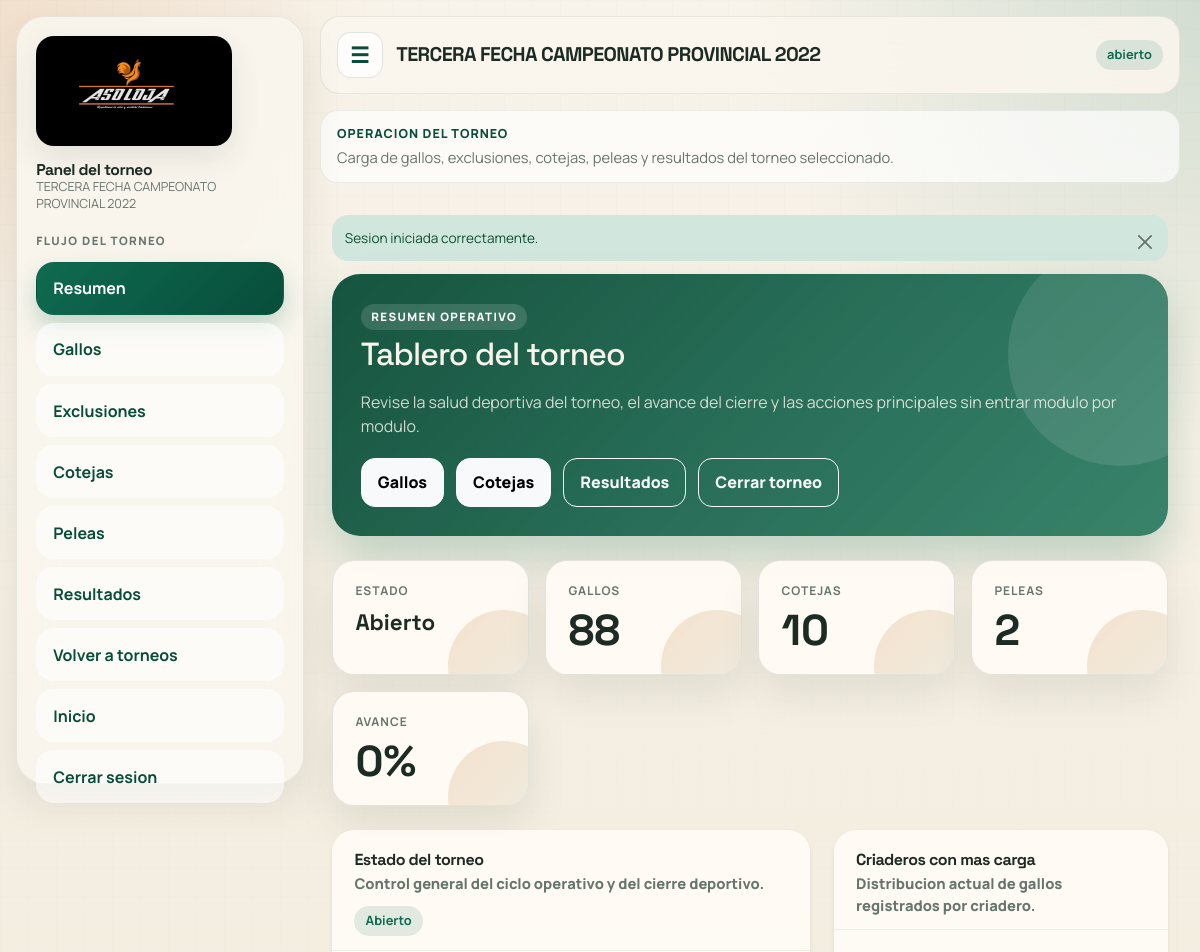
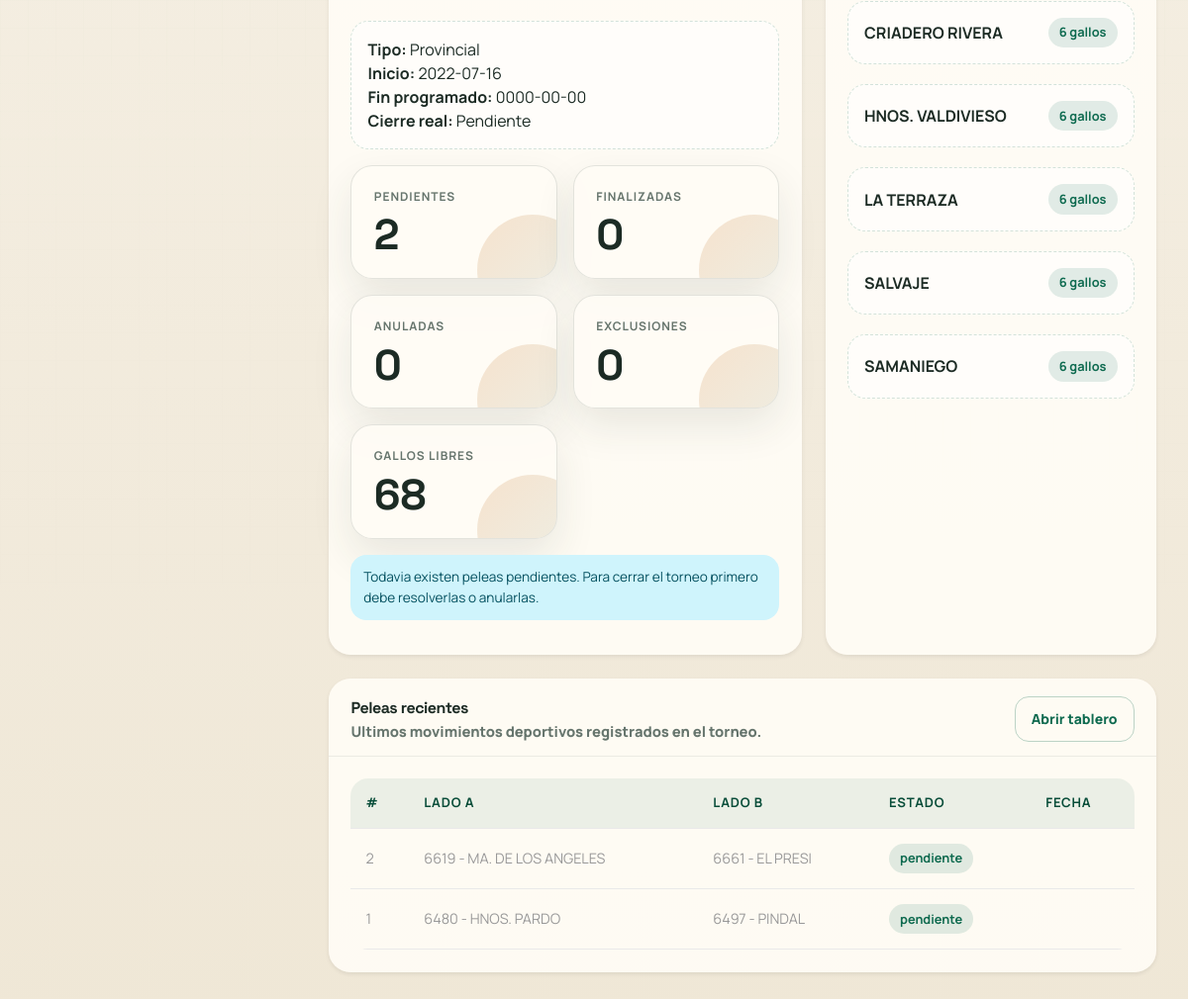
Before: /admin/secciones/torneos/dashboard.php?nombreTorneo=TERCERA+FECHA+CAMPEONATO+PROVINCIAL+2022&torneoId=2 (signed in) with the older database file (2 pictures, top to bottom).
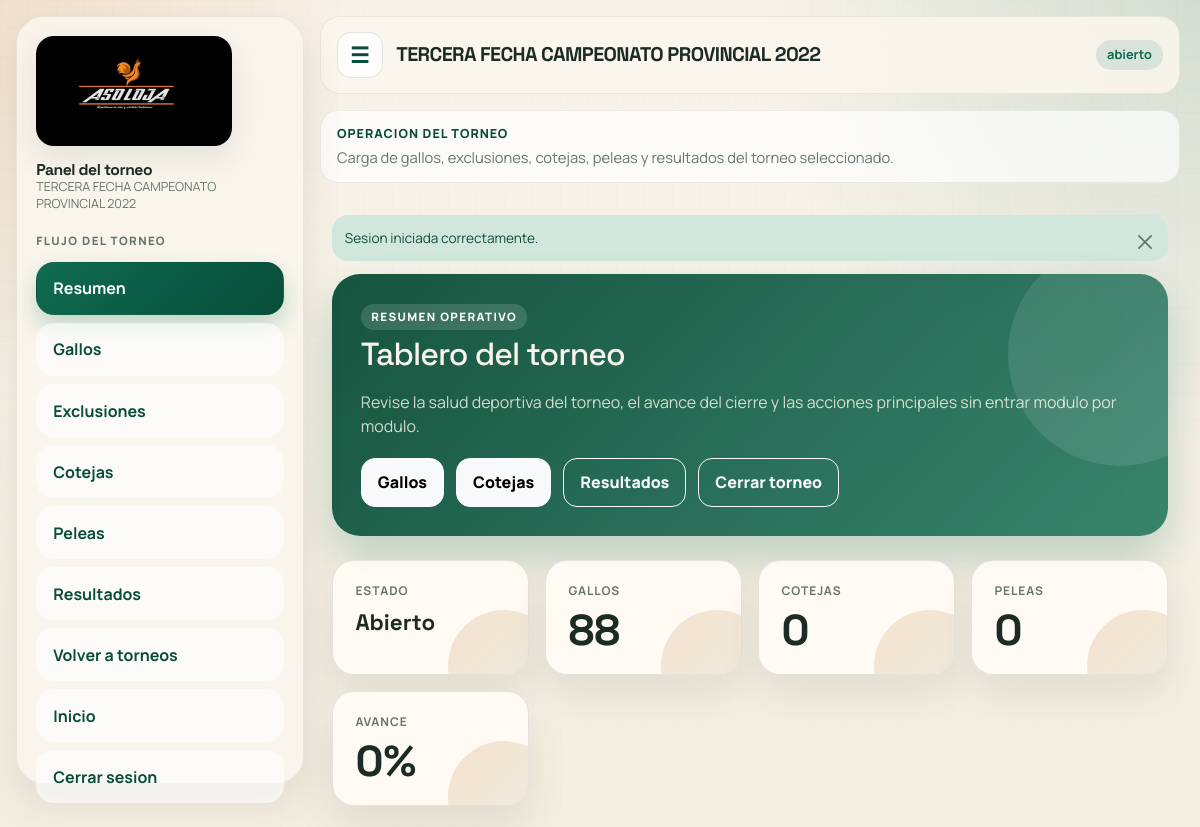
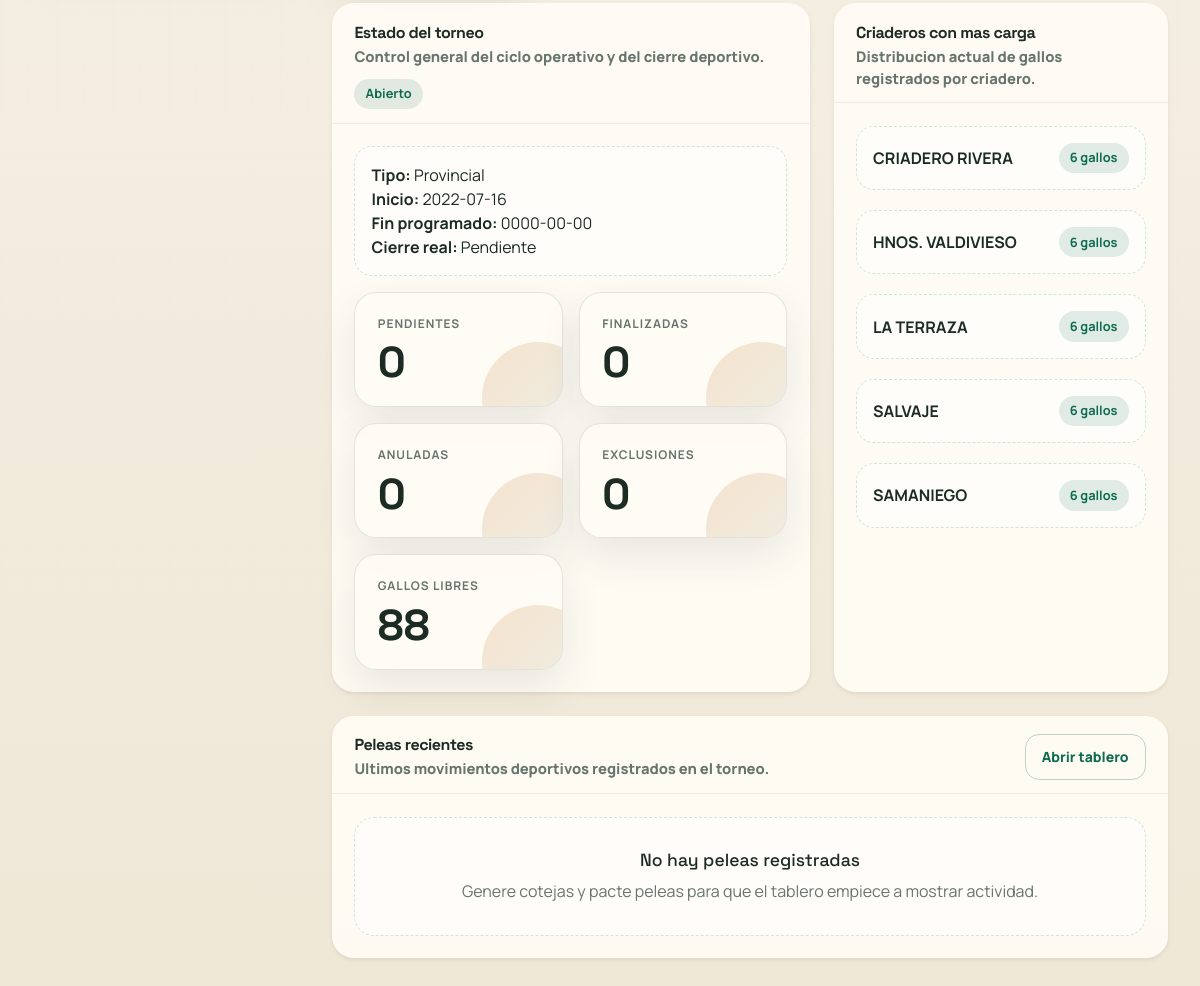
After: the same page with the newer database file (2 pictures, top to bottom).
### tables this page shows
CREATE TABLE `torneos` (
  `ID` int(11) NOT NULL,
  `nombre` varchar(255) NOT NULL,
  `fecha_inicio` date NOT NULL,
  `fecha_fin` date NOT NULL,
  `tipoTorneo` varchar(255) NOT NULL
);

CREATE TABLE `peleas` (
  `ID_Pelea` int(11) NOT NULL,
  `galloL` varchar(255) NOT NULL,
  `galloV` varchar(255) NOT NULL,
  `torneoId` int(11) NOT NULL
);

CREATE TABLE `gallos` (
  `ID` int(11) NOT NULL,
  `anillo` varchar(255) NOT NULL,
  `pesoReal` decimal(4,2) DEFAULT NULL,
  `tamañoReal` decimal(4,2) DEFAULT NULL,
  `placa` varchar(255) NOT NULL,
  `nacimiento` text NOT NULL,
  `frente` varchar(255) NOT NULL,
  `familiasId` int(2) NOT NULL,
  `representanteId` int(11) NOT NULL,
  `torneoId` int(11) DEFAULT NULL
);

CREATE TABLE `familias` (
  `codigo` int(11) NOT NULL,
  `nombre` varchar(255) NOT NULL,
  `localidad` varchar(255) NOT NULL,
  `representanteId` int(11) NOT NULL
);

### admin/includes/app.php (called while the page is built, shortened)
<?php
function app_scheme(): string
{
    return 'http';
}
function admin_base_url(): string
{
    $host = $_SERVER['HTTP_HOST'] ?? 'localhost';
    return app_scheme() . '://' . $host . '/SG/admin/';
}
function app_root_url(): string
{
    return substr(admin_base_url(), 0, -6);
}
function admin_url(string $path = ''): string
{
    return admin_base_url() . ltrim($path, '/');
}
function asset_url(string $path = ''): string
{
    return rtrim(app_root_url(), '/') . '/' . ltrim($path, '/');
}
function sync_tournament_context_from_request(): void
{
    $torneoId = (int) $_GET['torneoId'];
    $nombreTorneo = trim((string) $_GET['nombreTorneo']);
}
function tournament_context(): array
{
    return [
        'torneoId' => (int) ($_SESSION['torneoId'] ?? 0),
        'nombreTorneo' => (string) ($_SESSION['nombreTorneo'] ?? ''),
    ];
}
function require_tournament_context(string $message = 'Seleccione un torneo antes de continuar.'): array
{
    $context = tournament_context();
    return $context;
}
function table_has_column(PDO $conexion, string $table, string $column): bool
{
    static $cache = [];
    $key = $table . '.' . $column;
    if (array_key_exists($key, $cache)) {
        return $cache[$key];
    }
    try {
        $consulta = $conexion->prepare("SHOW COLUMNS FROM `{$table}` LIKE :column");
        $consulta->bindValue(':column', $column);
        $consulta->execute();
        $cache[$key] = (bool) $consulta->fetch();
    } catch (Throwable $error) {
        $cache[$key] = false;
    }
    return $cache[$key];
}
function tournaments_support_state(PDO $conexion): bool
{
    return table_has_column($conexion, 'torneos', 'estado')
        && table_has_column($conexion, 'torneos', 'fecha_cierre_real');
}
function fetch_tournament_record(PDO $conexion, int $torneoId): ?array
{
    $campos = [
        'ID',
        'nombre',
        'fecha_inicio',
        'fecha_fin',
        'tipoTorneo',
    ];
    $campos[] = table_has_column($conexion, 'torneos', 'estado')
        ? 'estado'
        : "'abierto' AS estado";
    $campos[] = table_has_column($conexion, 'torneos', 'fecha_cierre_real')
        ? 'fecha_cierre_real'
        : 'NULL AS fecha_cierre_real';
    $consulta = $conexion->prepare('SELECT ' . implode(', ', $campos) . ' FROM torneos WHERE ID = :id LIMIT 1');
    $consulta->bindValue(':id', $torneoId, PDO::PARAM_INT);
    $consulta->execute();
    $torneo = $consulta->fetch();
    return $torneo ?: null;
}
function tournament_state_label(?string $state): string
{
    return $state === 'cerrado' ? 'cerrado' : 'abierto';
}
function e(?string $value): string
{
    return htmlspecialchars((string) $value, ENT_QUOTES, 'UTF-8');
}

### admin/secciones/torneos/dashboard.php (the view, shortened to what the rows shown need)
<?php
require_once __DIR__ . '/../../includes/app.php';
require_once __DIR__ . '/../../bd.php';
$context = require_tournament_context('Seleccione un torneo antes de revisar su resumen.');
$torneoId = $context['torneoId'];
$torneoSoportaEstado = tournaments_support_state($conexion);
$peleasSoportanEstado = table_has_column($conexion, 'peleas', 'estado');
$peleasSoportanFechaResultado = table_has_column($conexion, 'peleas', 'fecha_resultado');
$torneo = fetch_tournament_record($conexion, $torneoId);
$estadoTorneo = tournament_state_label($torneo['estado'] ?? null);
$contadores = [
    'gallos' => 0,
    'cotejas' => 0,
    'peleas' => 0,
    'exclusiones' => 0,
];
$consultas = [
    'gallos' => 'SELECT COUNT(*) FROM gallos WHERE torneoId = :torneoId',
    'cotejas' => 'SELECT COUNT(*) FROM coteja WHERE torneoId = :torneoId',
    'peleas' => 'SELECT COUNT(*) FROM peleas WHERE torneoId = :torneoId',
    'exclusiones' => 'SELECT COUNT(*) FROM exclusiones WHERE torneoId = :torneoId',
];
foreach ($consultas as $clave => $sql) {
    $consulta = $conexion->prepare($sql);
    $consulta->bindValue(':torneoId', $torneoId, PDO::PARAM_INT);
    $consulta->execute();
    $contadores[$clave] = (int) $consulta->fetchColumn();
}
if ($peleasSoportanEstado) {
    $consultaPendientes = $conexion->prepare("SELECT COUNT(*) FROM peleas WHERE torneoId = :torneoId AND estado = 'pendiente'");
    $consultaPendientes->bindValue(':torneoId', $torneoId, PDO::PARAM_INT);
    $consultaPendientes->execute();
    $peleasPendientes = (int) $consultaPendientes->fetchColumn();
    $consultaFinalizadas = $conexion->prepare("SELECT COUNT(*) FROM peleas WHERE torneoId = :torneoId AND estado = 'finalizada'");
    $consultaFinalizadas->bindValue(':torneoId', $torneoId, PDO::PARAM_INT);
    $consultaFinalizadas->execute();
    $peleasFinalizadas = (int) $consultaFinalizadas->fetchColumn();
    $consultaAnuladas = $conexion->prepare("SELECT COUNT(*) FROM peleas WHERE torneoId = :torneoId AND estado = 'anulada'");
    $consultaAnuladas->bindValue(':torneoId', $torneoId, PDO::PARAM_INT);
    $consultaAnuladas->execute();
    $peleasAnuladas = (int) $consultaAnuladas->fetchColumn();
} else {
    $peleasPendientes = $contadores['peleas'];
}
$campoEstadoPelea = $peleasSoportanEstado ? 'p.estado' : "'pendiente' AS estado";
$campoFechaResultado = $peleasSoportanFechaResultado ? 'p.fecha_resultado' : 'NULL AS fecha_resultado';
$consultaRecentes = $conexion->prepare('
    SELECT p.ID_Pelea, ' . $campoEstadoPelea . ', ' . $campoFechaResultado . ',
           gl.anillo AS anilloL, fl.nombre AS nombre_familiaL,
           gv.anillo AS anilloV, fv.nombre AS nombre_familiaV
    FROM peleas p
    INNER JOIN gallos gl ON p.galloL = gl.ID
    INNER JOIN gallos gv ON p.galloV = gv.ID
    INNER JOIN familias fl ON gl.familiasId = fl.codigo
    INNER JOIN familias fv ON gv.familiasId = fv.codigo
    WHERE p.torneoId = :torneoId
    ORDER BY p.ID_Pelea DESC
    LIMIT 8
');
$consultaRecentes->bindValue(':torneoId', $torneoId, PDO::PARAM_INT);
$consultaRecentes->execute();
$peleasRecientes = $consultaRecentes->fetchAll();
include __DIR__ . '/../../templates/header.sub.php';
?>
<section class="dashboard-hero mb-4">
    <h2 class="page-title mb-3">Tablero del torneo</h2>
</section>
<div class="stats-grid mb-4">
    <div class="card stat-card">
        <div class="stat-label">Estado</div>
        <div class="stat-value stat-value-sm"><?php echo e(ucfirst($estadoTorneo)); ?></div>
    </div>
</div>
<div class="row g-4">
    <div class="col-xl-7">
        <div class="card shadow-sm border-0 h-100">
            <div class="card-header panel-toolbar">
                <div>
                    <div class="panel-title">Estado del torneo</div>
                    <div class="panel-note">Control general del ciclo operativo y del cierre deportivo.</div>
                </div>
                <span class="badge-soft <?php echo $estadoTorneo === 'cerrado' ? 'accent' : ''; ?>">
                    <?php echo e($estadoTorneo === 'cerrado' ? 'Cerrado' : 'Abierto'); ?>
                </span>
            </div>
            <div class="card-body">
                <div class="soft-panel mb-3">
                    <strong>Tipo:</strong> <?php echo e($torneo['tipoTorneo']); ?><br>
                    <strong>Inicio:</strong> <?php echo e($torneo['fecha_inicio']); ?><br>
                    <strong>Fin programado:</strong> <?php echo e($torneo['fecha_fin']); ?><br>
                    <strong>Cierre real:</strong> <?php echo e((string) ($torneo['fecha_cierre_real'] ?? 'Pendiente')); ?>
                </div>
                <div class="stats-grid">
                    <div class="card stat-card">
                    </div>
                    <div class="card stat-card">
                    </div>
                    <div class="card stat-card">
                    </div>
                    <div class="card stat-card">
                    </div>
                    <div class="card stat-card">
                    </div>
                </div>
                <?php if ($estadoTorneo === 'cerrado'): ?>
                    <div class="alert alert-warning mt-3 mb-0">El torneo esta cerrado. Los modulos deportivos quedan en modo consulta hasta reabrirlo.</div>
                <?php elseif ($peleasPendientes > 0): ?>
                    <div class="alert alert-info mt-3 mb-0">Todavia existen peleas pendientes. Para cerrar el torneo primero debe resolverlas o anularlas.</div>
                <?php endif; ?>
            </div>
        </div>
    </div>
</div>
<div class="card shadow-sm border-0 mt-4">
    <div class="card-body">
        <?php if (!empty($peleasRecientes)): ?>
            <div class="table-responsive">
                <table class="table align-middle">
                    <thead class="table-light">
                        <tr>
                            <th>#</th>
                            <th>Lado A</th>
                            <th>Lado B</th>
                            <th>Estado</th>
                            <th>Fecha</th>
                        </tr>
                    </thead>
                    <tbody>
                        <?php foreach ($peleasRecientes as $pelea): ?>
                            <tr>
                                <td><?php echo e((string) $pelea['ID_Pelea']); ?></td>
                                <td><?php echo e($pelea['anilloL'] . ' - ' . $pelea['nombre_familiaL']); ?></td>
                                <td><?php echo e($pelea['anilloV'] . ' - ' . $pelea['nombre_familiaV']); ?></td>
                                <td><span class="badge-soft <?php echo $pelea['estado'] === 'finalizada' ? 'accent' : ''; ?>"><?php echo e($pelea['estado']); ?></span></td>
                                <td><?php echo e((string) ($pelea['fecha_resultado'] ?? '')); ?></td>
                            </tr>
                        <?php endforeach; ?>
                    </tbody>
                </table>
            </div>
        <?php endif; ?>
    </div>
</div>
<?php include __DIR__ . '/../../templates/footer.php'; ?>

### admin/templates/header.sub.php (shortened to what the rows shown need)
<?php
require_once __DIR__ . '/../includes/app.php';
$context = require_tournament_context('Seleccione un torneo antes de continuar.');
$nombreTorneo = $context['nombreTorneo'];
$torneoId = $context['torneoId'];
$estadoTorneoActual = 'abierto';
if (isset($conexion) && $conexion instanceof PDO) {
  $torneoActual = fetch_tournament_record($conexion, $torneoId);
  $estadoTorneoActual = tournament_state_label($torneoActual['estado'] ?? null);
}
?>
<!doctype html>
<html lang="es">
<head>
  <link href="<?php echo e(admin_url('bootstrap/css/bootstrap.min.css')); ?>" rel="stylesheet">
  <link href="<?php echo e(admin_url('bootstrap/css/all.min.css')); ?>" rel="stylesheet">
  <link href="<?php echo e(asset_url('css/estilo.css')); ?>" rel="stylesheet" type="text/css">
  <link href="<?php echo e(asset_url('css/style.css')); ?>" rel="stylesheet" type="text/css">
  <link href="<?php echo e(asset_url('css/style-responsive.css')); ?>" rel="stylesheet">
  <link href="<?php echo e(asset_url('css/admin-panel.css')); ?>" rel="stylesheet">
  <link href="<?php echo e(asset_url('DataTables/datatables.min.css')); ?>" rel="stylesheet">
</head>
<body class="app-shell">
  <div class="app-frame">
    <aside class="app-sidebar" id="app-sidebar" aria-label="Navegacion del torneo">
      <div class="app-sidebar__inner">
        <div class="app-sidebar__brand">
          <div class="app-brand app-brand--stacked">
            <div>
              <h1 class="app-title">Panel del torneo</h1>
              <div class="app-subtitle"><?php echo e($nombreTorneo); ?></div>
            </div>
          </div>
        </div>
      </div>
    </aside>
    <div class="app-content-shell">
      <header class="app-shellbar">
        <div class="app-shellbar__group">
          <div class="app-shellbar__copy">
            <div class="app-shellbar__title"><?php echo e($nombreTorneo); ?></div>
          </div>
        </div>
        <div class="app-shellbar__meta">
          <span class="badge-soft <?php echo $estadoTorneoActual === 'cerrado' ? 'accent' : ''; ?>"><?php echo e($estadoTorneoActual); ?></span>
        </div>
      </header>
      <main class="container-fluid app-main">

Changed rows visible on the page:
removed peleas: ID_Pelea "2", gallos.anillo "6619 - MA. DE LOS ANGELES", gallos.anillo "6661 - EL PRESI", estado "pendiente"
removed peleas: ID_Pelea "1", gallos.anillo "6480 - HNOS. PARDO", gallos.anillo "6497 - PINDAL", estado "pendiente"
Other visible differences:
$contadores['cotejas']: "10" → "0"
$contadores['peleas']: "2" → "0"
$peleasPendientes: "2" → "0"
$gallosLibres: "68" → "88"
text no longer shown: "Todavia existen peleas pendientes. Para cerrar el torneo primero debe resolverlas o anularlas. # LADO A LADO B ESTADO FECHA"
text now shown: "No hay peleas registradas Genere cotejas y pacte peleas para que el tablero empiece a mostrar actividad."
